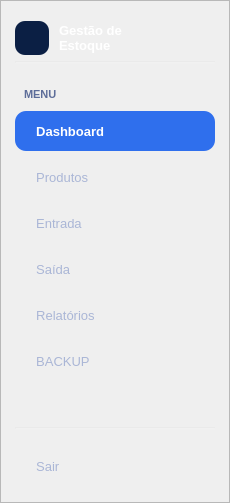
     <widget class="QFrame" name="sidebarFrame">
      <property name="minimumSize">
       <size>
        <width>230</width>
        <height>0</height>
       </size>
      </property>
      <property name="maximumSize">
       <size>
        <width>230</width>
        <height>16777215</height>
       </size>
      </property>
      <property name="styleSheet">
       <string notr="true">QFrame#sidebarFrame { background-color: qlineargradient(x1:0, y1:0, x2:0, y2:1, stop:0 #0e1c3c, stop:1 #101f42); }
QLabel { color: #cdd6ee; }
QPushButton {
  text-align: left;
  color: #aab6d6;
  background-color: transparent;
  border: none;
  border-radius: 11px;
  padding: 11px 14px;
  font-size: 10pt;
}
QPushButton:hover { background-color: rgba(255,255,255,0.07); color: #ffffff; }
QPushButton:checked {
  background-color: #2f6fed;
  color: #ffffff;
  font-weight: bold;
}
QPushButton:pressed { background-color: #255bc4; color: #ffffff; }</string>
      </property>
      <property name="frameShape">
       <enum>QFrame::StyledPanel</enum>
      </property>
      <layout class="QVBoxLayout" name="sidebarLayout">
       <property name="spacing">
        <number>6</number>
       </property>
       <property name="leftMargin">
        <number>14</number>
       </property>
       <property name="topMargin">
        <number>20</number>
       </property>
       <property name="rightMargin">
        <number>14</number>
       </property>
       <property name="bottomMargin">
        <number>16</number>
       </property>

       <!-- Brand -->
       <item>
        <layout class="QHBoxLayout" name="brandLayout">
         <property name="spacing">
          <number>10</number>
         </property>
         <item>
          <widget class="QLabel" name="brandIcon">
           <property name="minimumSize">
            <size>
             <width>34</width>
             <height>34</height>
            </size>
           </property>
           <property name="maximumSize">
            <size>
             <width>34</width>
             <height>34</height>
            </size>
           </property>
           <property name="styleSheet">
            <string notr="true">QLabel#brandIcon { background-color: #0b1f44; border-radius: 10px; }</string>
           </property>
           <property name="text">
            <string/>
           </property>
          </widget>
         </item>
         <item>
          <widget class="QLabel" name="brandName">
           <property name="font">
            <font>
             <family>Segoe UI</family>
             <pointsize>10</pointsize>
             <weight>75</weight>
             <bold>true</bold>
            </font>
           </property>
           <property name="styleSheet">
            <string notr="true">color: #ffffff;</string>
           </property>
           <property name="text">
            <string>Gestão de
Estoque</string>
           </property>
          </widget>
         </item>
        </layout>
       </item>

       <item>
        <widget class="Line" name="sidebarLine1">
         <property name="styleSheet">
          <string notr="true">background-color: rgba(255,255,255,0.08); max-height:1px;</string>
         </property>
         <property name="orientation">
          <enum>Qt::Horizontal</enum>
         </property>
        </widget>
       </item>
       <item>
        <spacer name="brandSpacerBottom">
         <property name="orientation">
          <enum>Qt::Vertical</enum>
         </property>
         <property name="sizeHint" stdset="0">
          <size>
           <width>20</width>
           <height>18</height>
          </size>
         </property>
        </spacer>
       </item>
       <item>
        <widget class="QLabel" name="sidebarSectionMenu">
         <property name="styleSheet">
          <string notr="true">color: #5d6d99; font-size: 8pt; font-weight: bold; padding: 0 6px 4px 6px;</string>
         </property>
         <property name="text">
          <string>MENU</string>
         </property>
        </widget>
       </item>

       <!-- Nav buttons (checkable, exclusive group set in code via QButtonGroup) -->
       <item>
        <widget class="QPushButton" name="btnDashboard">
         <property name="minimumSize">
          <size>
           <width>0</width>
           <height>40</height>
          </size>
         </property>
         <property name="cursor">
          <cursorShape>PointingHandCursor</cursorShape>
         </property>
         <property name="text">
          <string>  Dashboard</string>
         </property>
         <property name="checkable">
          <bool>true</bool>
         </property>
         <property name="checked">
          <bool>true</bool>
         </property>
        </widget>
       </item>
       <item>
        <widget class="QPushButton" name="btnProdutos">
         <property name="minimumSize">
          <size>
           <width>0</width>
           <height>40</height>
          </size>
         </property>
         <property name="cursor">
          <cursorShape>PointingHandCursor</cursorShape>
         </property>
         <property name="text">
          <string>  Produtos</string>
         </property>
         <property name="checkable">
          <bool>true</bool>
         </property>
        </widget>
       </item>
       <item>
        <widget class="QPushButton" name="btnEntrada">
         <property name="minimumSize">
          <size>
           <width>0</width>
           <height>40</height>
          </size>
         </property>
         <property name="cursor">
          <cursorShape>PointingHandCursor</cursorShape>
         </property>
         <property name="text">
          <string>  Entrada</string>
         </property>
         <property name="checkable">
          <bool>true</bool>
         </property>
        </widget>
       </item>
       <item>
        <widget class="QPushButton" name="btnSaida">
         <property name="minimumSize">
          <size>
           <width>0</width>
           <height>40</height>
          </size>
         </property>
         <property name="cursor">
          <cursorShape>PointingHandCursor</cursorShape>
         </property>
         <property name="text">
          <string>  Saída</string>
         </property>
         <property name="checkable">
          <bool>true</bool>
         </property>
        </widget>
       </item>
       <item>
        <widget class="QPushButton" name="btnRelatorios">
         <property name="minimumSize">
          <size>
           <width>0</width>
           <height>40</height>
          </size>
         </property>
         <property name="cursor">
          <cursorShape>PointingHandCursor</cursorShape>
         </property>
         <property name="text">
          <string>  Relatórios</string>
         </property>
         <property name="checkable">
          <bool>true</bool>
         </property>
        </widget>
       </item>
       <item>
        <widget class="QPushButton" name="btnConfig">
         <property name="minimumSize">
          <size>
           <width>0</width>
           <height>40</height>
          </size>
         </property>
         <property name="cursor">
          <cursorShape>PointingHandCursor</cursorShape>
         </property>
         <property name="text">
          <string>  BACKUP</string>
         </property>
         <property name="checkable">
          <bool>true</bool>
         </property>
        </widget>
       </item>

       <item>
        <spacer name="sidebarSpacer">
         <property name="orientation">
          <enum>Qt::Vertical</enum>
         </property>
         <property name="sizeHint" stdset="0">
          <size>
           <width>20</width>
           <height>40</height>
          </size>
         </property>
        </spacer>
       </item>

       <item>
        <widget class="Line" name="sidebarLine2">
         <property name="styleSheet">
          <string notr="true">background-color: rgba(255,255,255,0.08); max-height:1px;</string>
         </property>
         <property name="orientation">
          <enum>Qt::Horizontal</enum>
         </property>
        </widget>
       </item>
       <item>
        <spacer name="sidebarLine2Spacer">
         <property name="orientation">
          <enum>Qt::Vertical</enum>
         </property>
         <property name="sizeHint" stdset="0">
          <size>
           <width>20</width>
           <height>10</height>
          </size>
         </property>
        </spacer>
       </item>
       <item>
        <widget class="QPushButton" name="btnSair">
         <property name="minimumSize">
          <size>
           <width>0</width>
           <height>40</height>
          </size>
         </property>
         <property name="cursor">
          <cursorShape>PointingHandCursor</cursorShape>
         </property>
         <property name="text">
          <string>  Sair</string>
         </property>
        </widget>
       </item>
      </layout>
     </widget>
